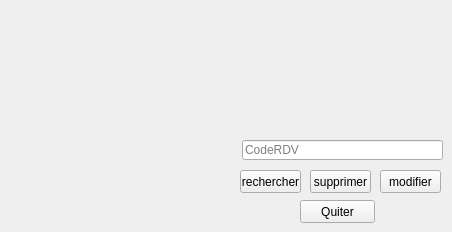
          <widget class="QWidget" name="tab_15">
           <attribute name="title">
            <string>main</string>
           </attribute>
           <widget class="QPushButton" name="rechercherr">
            <property name="geometry">
             <rect>
              <x>240</x>
              <y>170</y>
              <width>61</width>
              <height>23</height>
             </rect>
            </property>
            <property name="text">
             <string>rechercher</string>
            </property>
           </widget>
           <widget class="QPushButton" name="supprimerr">
            <property name="geometry">
             <rect>
              <x>310</x>
              <y>170</y>
              <width>61</width>
              <height>23</height>
             </rect>
            </property>
            <property name="text">
             <string>supprimer</string>
            </property>
           </widget>
           <widget class="QPushButton" name="modifierr">
            <property name="geometry">
             <rect>
              <x>380</x>
              <y>170</y>
              <width>61</width>
              <height>23</height>
             </rect>
            </property>
            <property name="text">
             <string>modifier</string>
            </property>
           </widget>
           <widget class="QLineEdit" name="CodeRDV_2">
            <property name="geometry">
             <rect>
              <x>242</x>
              <y>140</y>
              <width>201</width>
              <height>20</height>
             </rect>
            </property>
            <property name="placeholderText">
             <string>CodeRDV</string>
            </property>
           </widget>
           <widget class="QPushButton" name="quiter_2">
            <property name="geometry">
             <rect>
              <x>300</x>
              <y>200</y>
              <width>75</width>
              <height>23</height>
             </rect>
            </property>
            <property name="text">
             <string>Quiter</string>
            </property>
           </widget>
          </widget>
